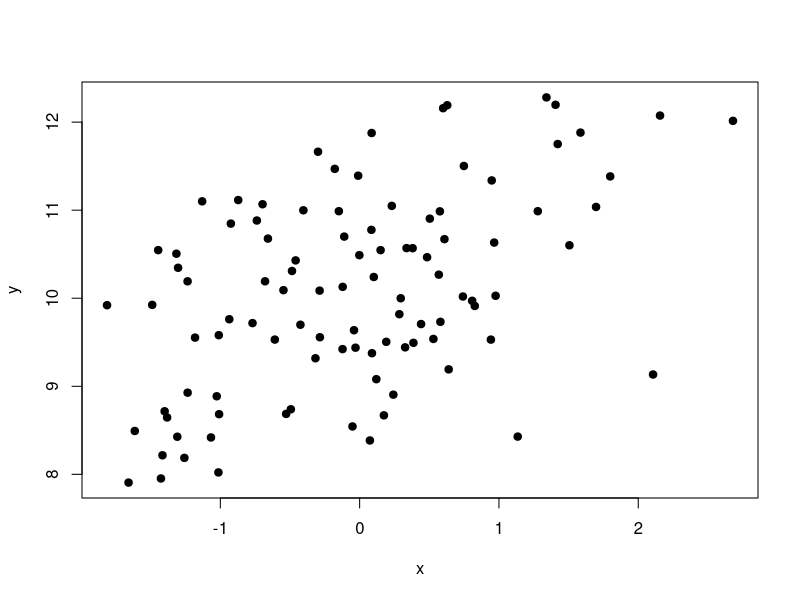
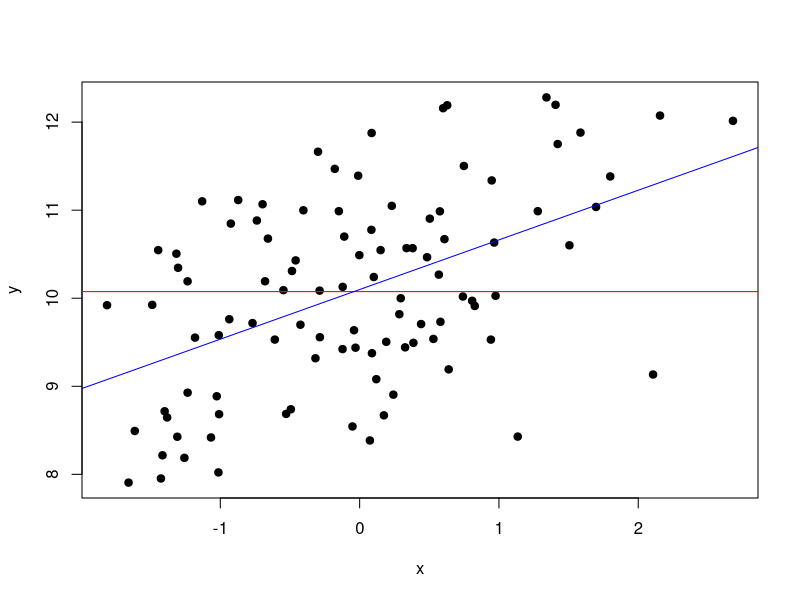
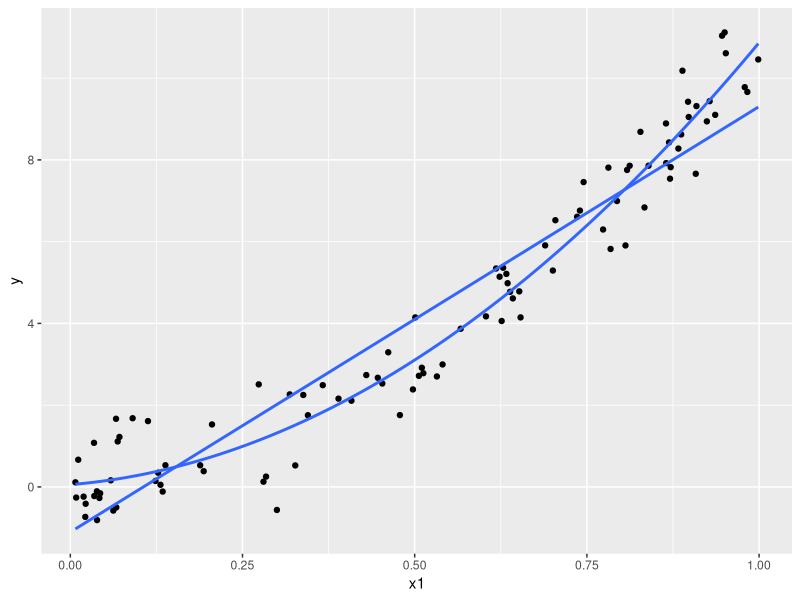

These charts were generated, in order, by the following R code: (Note: this script raises an error after producing the figures.)
# Regressione Lineare

# https://lindeloev.github.io/tests-as-linear/

library(ggplot2)

# Simuliamo dei dati senza una relazione particolare

x <- rnorm(100)
y <- 10 + 0.5*x + rnorm(100)

plot(x, y, pch = 19)

# Anche se la relazione è simmetrica, nella relazione dobbiamo
# definire una variabile indipendente (x) e dipendente (y) y ~ x

fit0 <- lm(y ~ 1)
mean(y)

plot(x, y, pch = 19)
abline(fit0, col = "red") # media

fit <- lm(y ~ x)

coef(fit)[2]*(sd(x)/sd(y))

abline(fit, col = "blue")

x1 <- runif(100)
y <- 0.2 + 1 * x1 + 10 * x1^2 + rnorm(100, 0, 0.7)

qplot(x1, y) +
    stat_smooth(method='lm', formula = y ~ x, se = FALSE) +
    stat_smooth(method='lm', formula = y ~ poly(x,2), se = FALSE)

plot(x, yq, pch = 19)

fit2 <- lm(yq ~ x)  

abline(fit2)

plot(fit2)

residuals(fit)
round(y - fitted(fit), 3) == round(residuals(fit), 3)

1 - (sum(residuals(fit)^2) / sum((y - mean(y))^2))